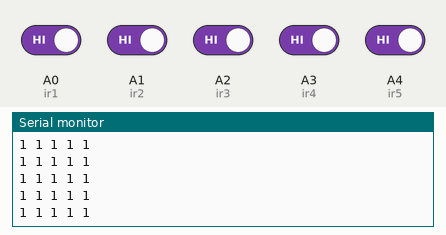
Recording of a sketch running on a simulated Arduino Uno, built with avr-gcc and run on an emulated ATmega328P. Shown: the last lines printed to the serial monitor. The inputs (shaded band) are chosen by the test bench; at power-on: A0 (ir1), A1 (ir2), A2 (ir3), A3 (ir4), A4 (ir5) HIGH.

Above: at 1.2 s.
1.3 s: A0 (ir1) driven LOW
At 1.9 s:
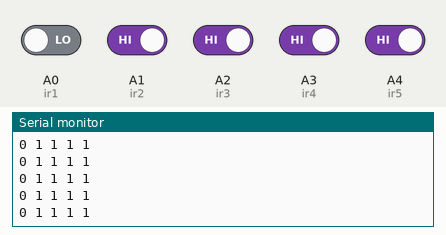
2.8 s: A1 (ir2) driven LOW
At 3.4 s:
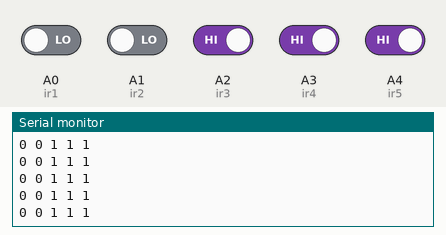
4.3 s: A2 (ir3) driven LOW
At 5.0 s:
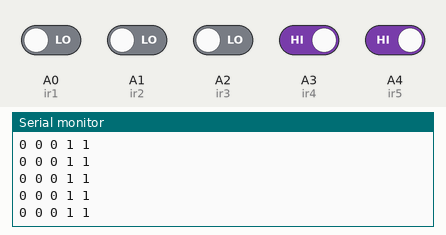
7.3 s: A3 (ir4) driven LOW
At 7.8 s:
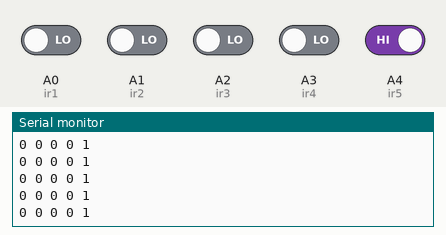
10.3 s: A4 (ir5) driven LOW
At 11.4 s:
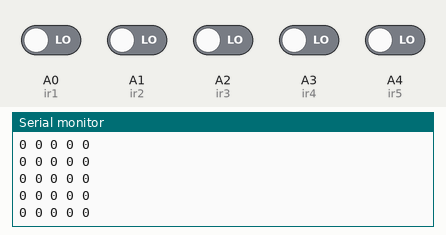
13.3 s: A0 (ir1) driven HIGH
At 14.2 s:
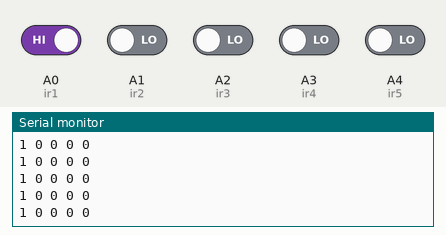

The sketch:

Check_Ir_sensor_reading_code.ino
```cpp
int ir1 = A0, ir2 = A1, ir3 = A2, ir4 = A3, ir5 = A4;

void setup() {
  Serial.begin(9600);

  pinMode(ir1, INPUT);
  pinMode(ir2, INPUT);
  pinMode(ir3, INPUT);
  pinMode(ir4, INPUT);
  pinMode(ir5, INPUT);
}

void loop() {
  int r1 = digitalRead(ir1);
  int r2 = digitalRead(ir2);
  int r3 = digitalRead(ir3);
  int r4 = digitalRead(ir4);
  int r5 = digitalRead(ir5);

  Serial.print(r1);
  Serial.print(" ");
  Serial.print(r2);
  Serial.print(" ");
  Serial.print(r3);
  Serial.print(" ");
  Serial.print(r4);
  Serial.print(" ");
  Serial.println(r5);
}
```

Measured:
- after the input at 1.3 s, the serial monitor: prints a new line after 0.07 s (image 1)
- after the input at 2.8 s, the serial monitor: prints a new line after 0.07 s (image 2)
- after the input at 4.3 s, the serial monitor: prints a new line after 0.07 s (image 3)
- after the input at 7.3 s, the serial monitor: prints a new line after 0.07 s (image 4)
- after the input at 10.3 s, the serial monitor: prints a new line after 0.08 s (image 5)
- after the input at 13.3 s, the serial monitor: prints a new line after 0.07 s (image 6)
